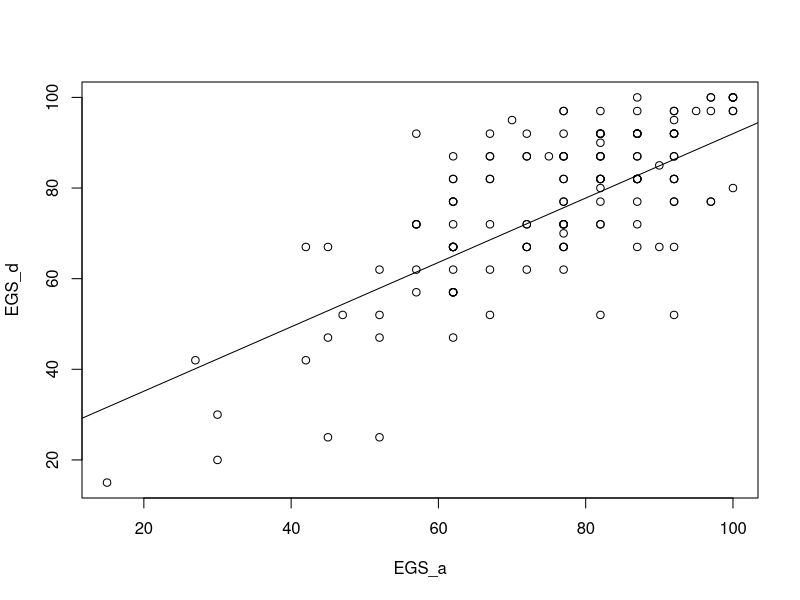
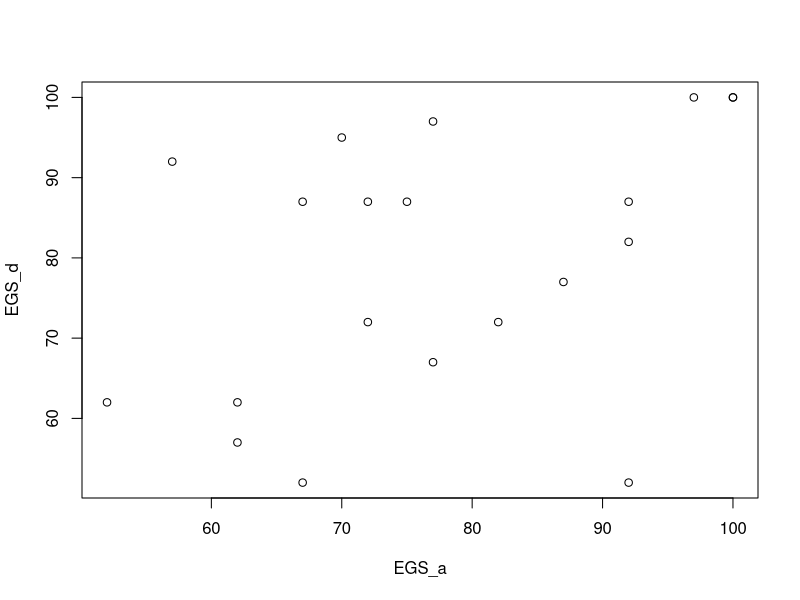

Write R code to recreate these figures, in order.
library(readxl)
Aula_3_BD2020_CEA05P11 <- read_excel("Aula 3 BD2020 - CEA05P11.xlsx")
View(Aula_3_BD2020_CEA05P11)
attach(Aula_3_BD2020_CEA05P11)
cor(EGS_a, EGS_d)
plot(EGS_a, EGS_d)
lm(EGS_a ~ EGS_d)
?abline
reta <- lm(EGS_a ~ EGS_d)
abline(reta)

?table
table(Aula_3_BD2020_CEA05P11$Sexo, Aula_3_BD2020_CEA05P11$`Unidade da USP`)

dadosFAU<-subset(Aula_3_BD2020_CEA05P11, Aula_3_BD2020_CEA05P11$`Unidade da USP` == "FAU")
head(dadosFAU)
dim(dadosFAU)
dim(Aula_3_BD2020_CEA05P11)
attach(dadosFAU)
plot(EGS_a, EGS_d)
